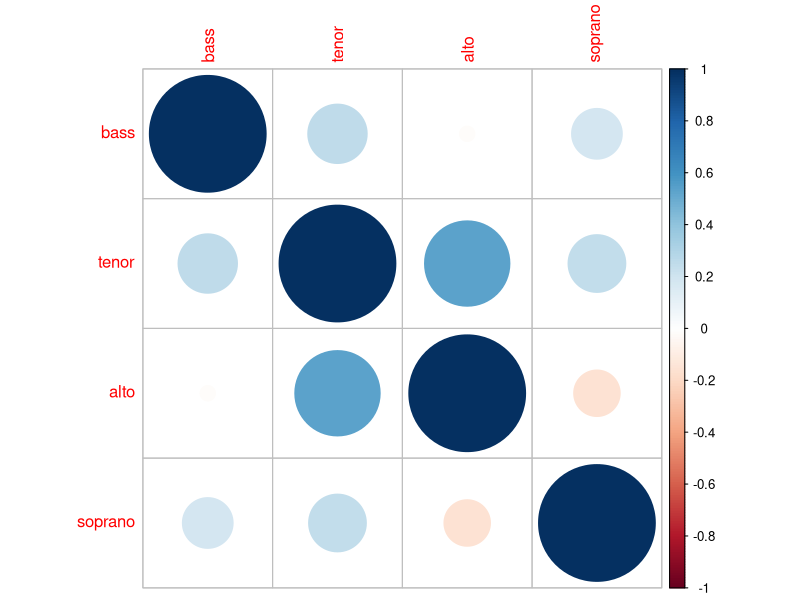

Source code (R):
## ---- chunk 1
knitr::opts_chunk$set(echo = TRUE)
setwd("~/corpora/humdrum_scores/Bach/Chorales/chorales.sample/")
## ---- chunk 2
setwd("~/corpora/humdrum_scores/Bach/Chorales/chorales.sample/")
my_data <- read.table("my_data.csv", header =T)
library(corrplot)
M<-cor(my_data)
corrplot(M, method="circle")
